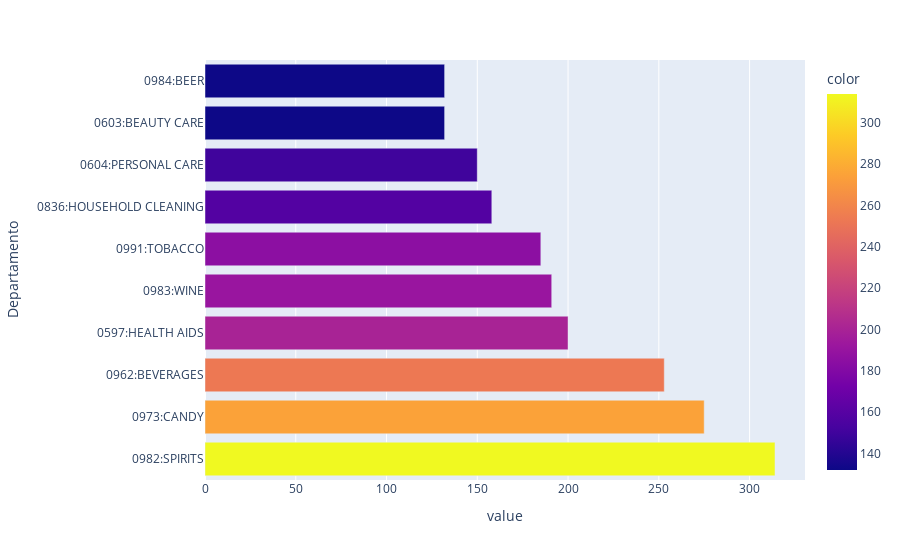

This figure's notebook cell:
### Code cell
# Quais top 10 departamentos tem maior volume de transações e maior quantidade de unidades vendidas?
# Parte 1: Volume de transacoes

# Quantidade de transcaoes unicas onde cada departamento aparece
contagem_transacoes_por_departamento_top10 = df_transacoes.value_counts('Departamento').head(10)

# Plot
fig_volume_transacoes_top10 = px.bar(contagem_transacoes_por_departamento_top10, color=contagem_transacoes_por_departamento_top10, orientation='h')
fig_volume_transacoes_top10.update_layout(showlegend=False)
fig_volume_transacoes_top10.show()

### Figure 1 — Plotly figure (JSON) as saved in the notebook; plotly's stock layout.template omitted (floating-point values rounded to 4 significant figures)
{"data": [{"alignmentgroup": "True", "hovertemplate": "value=%{x}<br>Departamento=%{y}<br>color=%{marker.color}<extra></extra>", "legendgroup": "", "marker": {"color": [314, 275, 253, 200, 191, 185, 158, 150, 132, 132], "coloraxis": "coloraxis", "pattern": {"shape": ""}}, "name": "", "offsetgroup": "", "orientation": "h", "showlegend": false, "textposition": "auto", "type": "bar", "x": [314, 275, 253, 200, 191, 185, 158, 150, 132, 132], "xaxis": "x", "y": ["0982:SPIRITS", "0973:CANDY", "0962:BEVERAGES", "0597:HEALTH AIDS", "0983:WINE", "0991:TOBACCO", "0836:HOUSEHOLD CLEANING", "0604:PERSONAL CARE", "0603:BEAUTY CARE", "0984:BEER"], "yaxis": "y"}], "layout": {"barmode": "relative", "coloraxis": {"colorbar": {"title": {"text": "color"}}, "colorscale": [[0, "#0d0887"], [0.1111, "#46039f"], [0.2222, "#7201a8"], [0.3333, "#9c179e"], [0.4444, "#bd3786"], [0.5556, "#d8576b"], [0.6667, "#ed7953"], [0.7778, "#fb9f3a"], [0.8889, "#fdca26"], [1, "#f0f921"]]}, "legend": {"tracegroupgap": 0}, "margin": {"t": 60}, "showlegend": false, "xaxis": {"anchor": "y", "domain": [0, 1], "title": {"text": "value"}}, "yaxis": {"anchor": "x", "domain": [0, 1], "title": {"text": "Departamento"}}}}
